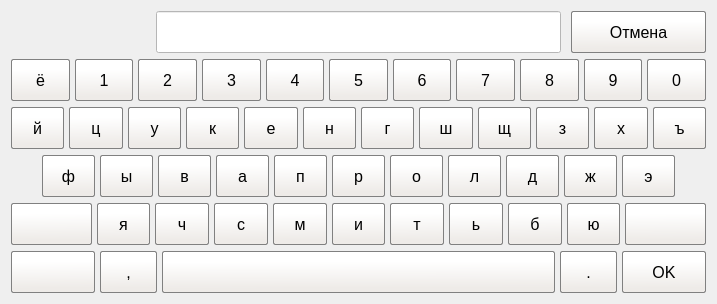
<?xml version="1.0" encoding="UTF-8"?>
<ui version="4.0">
 <class>Form</class>
 <widget class="QWidget" name="Form">
  <property name="geometry">
   <rect>
    <x>0</x>
    <y>0</y>
    <width>717</width>
    <height>304</height>
   </rect>
  </property>
  <property name="windowTitle">
   <string>Form</string>
  </property>
  <layout class="QVBoxLayout" name="verticalLayout">
   <item>
    <layout class="QHBoxLayout" name="horizontalLayout_6" stretch="20,60,20">
     <property name="spacing">
      <number>10</number>
     </property>
     <item>
      <widget class="QWidget" name="widget_5" native="true"/>
     </item>
     <item>
      <widget class="QLineEdit" name="edit_text">
       <property name="sizePolicy">
        <sizepolicy hsizetype="Expanding" vsizetype="Ignored">
         <horstretch>0</horstretch>
         <verstretch>0</verstretch>
        </sizepolicy>
       </property>
       <property name="font">
        <font>
         <pointsize>10</pointsize>
        </font>
       </property>
       <property name="styleSheet">
        <string notr="true">background-color: rgb(255, 255, 255);</string>
       </property>
       <property name="alignment">
        <set>Qt::AlignCenter</set>
       </property>
      </widget>
     </item>
     <item>
      <widget class="QPushButton" name="btn_cancel">
       <property name="sizePolicy">
        <sizepolicy hsizetype="Ignored" vsizetype="Ignored">
         <horstretch>0</horstretch>
         <verstretch>0</verstretch>
        </sizepolicy>
       </property>
       <property name="font">
        <font>
         <pointsize>12</pointsize>
        </font>
       </property>
       <property name="styleSheet">
        <string notr="true">QPushButton
{
	background-color: qlineargradient(spread:pad, x1:0.521, y1:0.8925, x2:0.504, y2:0.244227, stop:0.00847458 rgba(238, 235, 232, 255), stop:1 rgba(255, 255, 255, 255));
	border: 1px solid gray;
	border-radius: 2px;
}

QPushButton:pressed 
{	
	background-color: rgb(140, 223, 255);
 }</string>
       </property>
       <property name="text">
        <string>Отмена</string>
       </property>
      </widget>
     </item>
    </layout>
   </item>
   <item>
    <layout class="QHBoxLayout" name="horizontalLayout_3" stretch="10,10,10,10,10,10,10,10,10,10,10">
     <property name="spacing">
      <number>5</number>
     </property>
     <item>
      <widget class="QPushButton" name="btn_lt_7">
       <property name="sizePolicy">
        <sizepolicy hsizetype="Ignored" vsizetype="Ignored">
         <horstretch>0</horstretch>
         <verstretch>0</verstretch>
        </sizepolicy>
       </property>
       <property name="font">
        <font>
         <pointsize>12</pointsize>
        </font>
       </property>
       <property name="styleSheet">
        <string notr="true">QPushButton
{
	background-color: qlineargradient(spread:pad, x1:0.521, y1:0.8925, x2:0.504, y2:0.244227, stop:0.00847458 rgba(238, 235, 232, 255), stop:1 rgba(255, 255, 255, 255));
	border: 1px solid gray;
	border-radius: 2px;
}

QPushButton:pressed 
{	
	background-color: rgb(140, 223, 255);
 }</string>
       </property>
       <property name="text">
        <string>ё</string>
       </property>
      </widget>
     </item>
     <item>
      <widget class="QPushButton" name="btn_1">
       <property name="sizePolicy">
        <sizepolicy hsizetype="Ignored" vsizetype="Ignored">
         <horstretch>0</horstretch>
         <verstretch>0</verstretch>
        </sizepolicy>
       </property>
       <property name="font">
        <font>
         <pointsize>12</pointsize>
        </font>
       </property>
       <property name="styleSheet">
        <string notr="true">QPushButton
{
	background-color: qlineargradient(spread:pad, x1:0.521, y1:0.8925, x2:0.504, y2:0.244227, stop:0.00847458 rgba(238, 235, 232, 255), stop:1 rgba(255, 255, 255, 255));
	border: 1px solid gray;
	border-radius: 2px;
}

QPushButton:pressed 
{	
	background-color: rgb(140, 223, 255);
 }</string>
       </property>
       <property name="text">
        <string>1</string>
       </property>
      </widget>
     </item>
     <item>
      <widget class="QPushButton" name="btn_2">
       <property name="sizePolicy">
        <sizepolicy hsizetype="Ignored" vsizetype="Ignored">
         <horstretch>0</horstretch>
         <verstretch>0</verstretch>
        </sizepolicy>
       </property>
       <property name="font">
        <font>
         <pointsize>12</pointsize>
        </font>
       </property>
       <property name="styleSheet">
        <string notr="true">QPushButton
{
	background-color: qlineargradient(spread:pad, x1:0.521, y1:0.8925, x2:0.504, y2:0.244227, stop:0.00847458 rgba(238, 235, 232, 255), stop:1 rgba(255, 255, 255, 255));
	border: 1px solid gray;
	border-radius: 2px;
}

QPushButton:pressed 
{	
	background-color: rgb(140, 223, 255);
 }</string>
       </property>
       <property name="text">
        <string>2</string>
       </property>
      </widget>
     </item>
     <item>
      <widget class="QPushButton" name="btn_3">
       <property name="sizePolicy">
        <sizepolicy hsizetype="Ignored" vsizetype="Ignored">
         <horstretch>0</horstretch>
         <verstretch>0</verstretch>
        </sizepolicy>
       </property>
       <property name="font">
        <font>
         <pointsize>12</pointsize>
        </font>
       </property>
       <property name="styleSheet">
        <string notr="true">QPushButton
{
	background-color: qlineargradient(spread:pad, x1:0.521, y1:0.8925, x2:0.504, y2:0.244227, stop:0.00847458 rgba(238, 235, 232, 255), stop:1 rgba(255, 255, 255, 255));
	border: 1px solid gray;
	border-radius: 2px;
}

QPushButton:pressed 
{	
	background-color: rgb(140, 223, 255);
 }</string>
       </property>
       <property name="text">
        <string>3</string>
       </property>
      </widget>
     </item>
     <item>
      <widget class="QPushButton" name="btn_4">
       <property name="sizePolicy">
        <sizepolicy hsizetype="Ignored" vsizetype="Ignored">
         <horstretch>0</horstretch>
         <verstretch>0</verstretch>
        </sizepolicy>
       </property>
       <property name="font">
        <font>
         <pointsize>12</pointsize>
        </font>
       </property>
       <property name="styleSheet">
        <string notr="true">QPushButton
{
	background-color: qlineargradient(spread:pad, x1:0.521, y1:0.8925, x2:0.504, y2:0.244227, stop:0.00847458 rgba(238, 235, 232, 255), stop:1 rgba(255, 255, 255, 255));
	border: 1px solid gray;
	border-radius: 2px;
}

QPushButton:pressed 
{	
	background-color: rgb(140, 223, 255);
 }</string>
       </property>
       <property name="text">
        <string>4</string>
       </property>
      </widget>
     </item>
     <item>
      <widget class="QPushButton" name="btn_5">
       <property name="sizePolicy">
        <sizepolicy hsizetype="Ignored" vsizetype="Ignored">
         <horstretch>0</horstretch>
         <verstretch>0</verstretch>
        </sizepolicy>
       </property>
       <property name="font">
        <font>
         <pointsize>12</pointsize>
        </font>
       </property>
       <property name="styleSheet">
        <string notr="true">QPushButton
{
	background-color: qlineargradient(spread:pad, x1:0.521, y1:0.8925, x2:0.504, y2:0.244227, stop:0.00847458 rgba(238, 235, 232, 255), stop:1 rgba(255, 255, 255, 255));
	border: 1px solid gray;
	border-radius: 2px;
}

QPushButton:pressed 
{	
	background-color: rgb(140, 223, 255);
 }</string>
       </property>
       <property name="text">
        <string>5</string>
       </property>
      </widget>
     </item>
     <item>
      <widget class="QPushButton" name="btn_6">
       <property name="sizePolicy">
        <sizepolicy hsizetype="Ignored" vsizetype="Ignored">
         <horstretch>0</horstretch>
         <verstretch>0</verstretch>
        </sizepolicy>
       </property>
       <property name="font">
        <font>
         <pointsize>12</pointsize>
        </font>
       </property>
       <property name="styleSheet">
        <string notr="true">QPushButton
{
	background-color: qlineargradient(spread:pad, x1:0.521, y1:0.8925, x2:0.504, y2:0.244227, stop:0.00847458 rgba(238, 235, 232, 255), stop:1 rgba(255, 255, 255, 255));
	border: 1px solid gray;
	border-radius: 2px;
}

QPushButton:pressed 
{	
	background-color: rgb(140, 223, 255);
 }</string>
       </property>
       <property name="text">
        <string>6</string>
       </property>
      </widget>
     </item>
     <item>
      <widget class="QPushButton" name="btn_7">
       <property name="sizePolicy">
        <sizepolicy hsizetype="Ignored" vsizetype="Ignored">
         <horstretch>0</horstretch>
         <verstretch>0</verstretch>
        </sizepolicy>
       </property>
       <property name="font">
        <font>
         <pointsize>12</pointsize>
        </font>
       </property>
       <property name="styleSheet">
        <string notr="true">QPushButton
{
	background-color: qlineargradient(spread:pad, x1:0.521, y1:0.8925, x2:0.504, y2:0.244227, stop:0.00847458 rgba(238, 235, 232, 255), stop:1 rgba(255, 255, 255, 255));
	border: 1px solid gray;
	border-radius: 2px;
}

QPushButton:pressed 
{	
	background-color: rgb(140, 223, 255);
 }</string>
       </property>
       <property name="text">
        <string>7</string>
       </property>
      </widget>
     </item>
     <item>
      <widget class="QPushButton" name="btn_8">
       <property name="sizePolicy">
        <sizepolicy hsizetype="Ignored" vsizetype="Ignored">
         <horstretch>0</horstretch>
         <verstretch>0</verstretch>
        </sizepolicy>
       </property>
       <property name="font">
        <font>
         <pointsize>12</pointsize>
        </font>
       </property>
       <property name="styleSheet">
        <string notr="true">QPushButton
{
	background-color: qlineargradient(spread:pad, x1:0.521, y1:0.8925, x2:0.504, y2:0.244227, stop:0.00847458 rgba(238, 235, 232, 255), stop:1 rgba(255, 255, 255, 255));
	border: 1px solid gray;
	border-radius: 2px;
}

QPushButton:pressed 
{	
	background-color: rgb(140, 223, 255);
 }</string>
       </property>
       <property name="text">
        <string>8</string>
       </property>
      </widget>
     </item>
     <item>
      <widget class="QPushButton" name="btn_9">
       <property name="sizePolicy">
        <sizepolicy hsizetype="Ignored" vsizetype="Ignored">
         <horstretch>0</horstretch>
         <verstretch>0</verstretch>
        </sizepolicy>
       </property>
       <property name="font">
        <font>
         <pointsize>12</pointsize>
        </font>
       </property>
       <property name="styleSheet">
        <string notr="true">QPushButton
{
	background-color: qlineargradient(spread:pad, x1:0.521, y1:0.8925, x2:0.504, y2:0.244227, stop:0.00847458 rgba(238, 235, 232, 255), stop:1 rgba(255, 255, 255, 255));
	border: 1px solid gray;
	border-radius: 2px;
}

QPushButton:pressed 
{	
	background-color: rgb(140, 223, 255);
 }</string>
       </property>
       <property name="text">
        <string>9</string>
       </property>
      </widget>
     </item>
     <item>
      <widget class="QPushButton" name="btn_0">
       <property name="sizePolicy">
        <sizepolicy hsizetype="Ignored" vsizetype="Ignored">
         <horstretch>0</horstretch>
         <verstretch>0</verstretch>
        </sizepolicy>
       </property>
       <property name="font">
        <font>
         <pointsize>12</pointsize>
        </font>
       </property>
       <property name="styleSheet">
        <string notr="true">QPushButton
{
	background-color: qlineargradient(spread:pad, x1:0.521, y1:0.8925, x2:0.504, y2:0.244227, stop:0.00847458 rgba(238, 235, 232, 255), stop:1 rgba(255, 255, 255, 255));
	border: 1px solid gray;
	border-radius: 2px;
}

QPushButton:pressed 
{	
	background-color: rgb(140, 223, 255);
 }</string>
       </property>
       <property name="text">
        <string>0</string>
       </property>
      </widget>
     </item>
    </layout>
   </item>
   <item>
    <layout class="QHBoxLayout" name="horizontalLayout" stretch="10,10,10,10,10,10,10,10,10,10,10,10">
     <property name="spacing">
      <number>5</number>
     </property>
     <item>
      <widget class="QPushButton" name="btn_lt_11">
       <property name="sizePolicy">
        <sizepolicy hsizetype="Ignored" vsizetype="Ignored">
         <horstretch>0</horstretch>
         <verstretch>0</verstretch>
        </sizepolicy>
       </property>
       <property name="font">
        <font>
         <pointsize>12</pointsize>
        </font>
       </property>
       <property name="styleSheet">
        <string notr="true">QPushButton
{
	background-color: qlineargradient(spread:pad, x1:0.521, y1:0.8925, x2:0.504, y2:0.244227, stop:0.00847458 rgba(238, 235, 232, 255), stop:1 rgba(255, 255, 255, 255));
	border: 1px solid gray;
	border-radius: 2px;
}

QPushButton:pressed 
{	
	background-color: rgb(140, 223, 255);
 }</string>
       </property>
       <property name="text">
        <string>й</string>
       </property>
      </widget>
     </item>
     <item>
      <widget class="QPushButton" name="btn_lt_24">
       <property name="sizePolicy">
        <sizepolicy hsizetype="Ignored" vsizetype="Ignored">
         <horstretch>0</horstretch>
         <verstretch>0</verstretch>
        </sizepolicy>
       </property>
       <property name="font">
        <font>
         <pointsize>12</pointsize>
        </font>
       </property>
       <property name="styleSheet">
        <string notr="true">QPushButton
{
	background-color: qlineargradient(spread:pad, x1:0.521, y1:0.8925, x2:0.504, y2:0.244227, stop:0.00847458 rgba(238, 235, 232, 255), stop:1 rgba(255, 255, 255, 255));
	border: 1px solid gray;
	border-radius: 2px;
}

QPushButton:pressed 
{	
	background-color: rgb(140, 223, 255);
 }</string>
       </property>
       <property name="text">
        <string>ц</string>
       </property>
      </widget>
     </item>
     <item>
      <widget class="QPushButton" name="btn_lt_21">
       <property name="sizePolicy">
        <sizepolicy hsizetype="Ignored" vsizetype="Ignored">
         <horstretch>0</horstretch>
         <verstretch>0</verstretch>
        </sizepolicy>
       </property>
       <property name="font">
        <font>
         <pointsize>12</pointsize>
        </font>
       </property>
       <property name="styleSheet">
        <string notr="true">QPushButton
{
	background-color: qlineargradient(spread:pad, x1:0.521, y1:0.8925, x2:0.504, y2:0.244227, stop:0.00847458 rgba(238, 235, 232, 255), stop:1 rgba(255, 255, 255, 255));
	border: 1px solid gray;
	border-radius: 2px;
}

QPushButton:pressed 
{	
	background-color: rgb(140, 223, 255);
 }</string>
       </property>
       <property name="text">
        <string>у</string>
       </property>
      </widget>
     </item>
     <item>
      <widget class="QPushButton" name="btn_lt_12">
       <property name="sizePolicy">
        <sizepolicy hsizetype="Ignored" vsizetype="Ignored">
         <horstretch>0</horstretch>
         <verstretch>0</verstretch>
        </sizepolicy>
       </property>
       <property name="font">
        <font>
         <pointsize>12</pointsize>
        </font>
       </property>
       <property name="styleSheet">
        <string notr="true">QPushButton
{
	background-color: qlineargradient(spread:pad, x1:0.521, y1:0.8925, x2:0.504, y2:0.244227, stop:0.00847458 rgba(238, 235, 232, 255), stop:1 rgba(255, 255, 255, 255));
	border: 1px solid gray;
	border-radius: 2px;
}

QPushButton:pressed 
{	
	background-color: rgb(140, 223, 255);
 }</string>
       </property>
       <property name="text">
        <string>к</string>
       </property>
      </widget>
     </item>
     <item>
      <widget class="QPushButton" name="btn_lt_6">
       <property name="sizePolicy">
        <sizepolicy hsizetype="Ignored" vsizetype="Ignored">
         <horstretch>0</horstretch>
         <verstretch>0</verstretch>
        </sizepolicy>
       </property>
       <property name="font">
        <font>
         <pointsize>12</pointsize>
        </font>
       </property>
       <property name="styleSheet">
        <string notr="true">QPushButton
{
	background-color: qlineargradient(spread:pad, x1:0.521, y1:0.8925, x2:0.504, y2:0.244227, stop:0.00847458 rgba(238, 235, 232, 255), stop:1 rgba(255, 255, 255, 255));
	border: 1px solid gray;
	border-radius: 2px;
}

QPushButton:pressed 
{	
	background-color: rgb(140, 223, 255);
 }</string>
       </property>
       <property name="text">
        <string>е</string>
       </property>
      </widget>
     </item>
     <item>
      <widget class="QPushButton" name="btn_lt_15">
       <property name="sizePolicy">
        <sizepolicy hsizetype="Ignored" vsizetype="Ignored">
         <horstretch>0</horstretch>
         <verstretch>0</verstretch>
        </sizepolicy>
       </property>
       <property name="font">
        <font>
         <pointsize>12</pointsize>
        </font>
       </property>
       <property name="styleSheet">
        <string notr="true">QPushButton
{
	background-color: qlineargradient(spread:pad, x1:0.521, y1:0.8925, x2:0.504, y2:0.244227, stop:0.00847458 rgba(238, 235, 232, 255), stop:1 rgba(255, 255, 255, 255));
	border: 1px solid gray;
	border-radius: 2px;
}

QPushButton:pressed 
{	
	background-color: rgb(140, 223, 255);
 }</string>
       </property>
       <property name="text">
        <string>н</string>
       </property>
      </widget>
     </item>
     <item>
      <widget class="QPushButton" name="btn_lt_4">
       <property name="sizePolicy">
        <sizepolicy hsizetype="Ignored" vsizetype="Ignored">
         <horstretch>0</horstretch>
         <verstretch>0</verstretch>
        </sizepolicy>
       </property>
       <property name="font">
        <font>
         <pointsize>12</pointsize>
        </font>
       </property>
       <property name="styleSheet">
        <string notr="true">QPushButton
{
	background-color: qlineargradient(spread:pad, x1:0.521, y1:0.8925, x2:0.504, y2:0.244227, stop:0.00847458 rgba(238, 235, 232, 255), stop:1 rgba(255, 255, 255, 255));
	border: 1px solid gray;
	border-radius: 2px;
}

QPushButton:pressed 
{	
	background-color: rgb(140, 223, 255);
 }</string>
       </property>
       <property name="text">
        <string>г</string>
       </property>
      </widget>
     </item>
     <item>
      <widget class="QPushButton" name="btn_lt_26">
       <property name="sizePolicy">
        <sizepolicy hsizetype="Ignored" vsizetype="Ignored">
         <horstretch>0</horstretch>
         <verstretch>0</verstretch>
        </sizepolicy>
       </property>
       <property name="font">
        <font>
         <pointsize>12</pointsize>
        </font>
       </property>
       <property name="styleSheet">
        <string notr="true">QPushButton
{
	background-color: qlineargradient(spread:pad, x1:0.521, y1:0.8925, x2:0.504, y2:0.244227, stop:0.00847458 rgba(238, 235, 232, 255), stop:1 rgba(255, 255, 255, 255));
	border: 1px solid gray;
	border-radius: 2px;
}

QPushButton:pressed 
{	
	background-color: rgb(140, 223, 255);
 }</string>
       </property>
       <property name="text">
        <string>ш</string>
       </property>
      </widget>
     </item>
     <item>
      <widget class="QPushButton" name="btn_lt_27">
       <property name="sizePolicy">
        <sizepolicy hsizetype="Ignored" vsizetype="Ignored">
         <horstretch>0</horstretch>
         <verstretch>0</verstretch>
        </sizepolicy>
       </property>
       <property name="font">
        <font>
         <pointsize>12</pointsize>
        </font>
       </property>
       <property name="styleSheet">
        <string notr="true">QPushButton
{
	background-color: qlineargradient(spread:pad, x1:0.521, y1:0.8925, x2:0.504, y2:0.244227, stop:0.00847458 rgba(238, 235, 232, 255), stop:1 rgba(255, 255, 255, 255));
	border: 1px solid gray;
	border-radius: 2px;
}

QPushButton:pressed 
{	
	background-color: rgb(140, 223, 255);
 }</string>
       </property>
       <property name="text">
        <string>щ</string>
       </property>
      </widget>
     </item>
     <item>
      <widget class="QPushButton" name="btn_lt_9">
       <property name="sizePolicy">
        <sizepolicy hsizetype="Ignored" vsizetype="Ignored">
         <horstretch>0</horstretch>
         <verstretch>0</verstretch>
        </sizepolicy>
       </property>
       <property name="font">
        <font>
         <pointsize>12</pointsize>
        </font>
       </property>
       <property name="styleSheet">
        <string notr="true">QPushButton
{
	background-color: qlineargradient(spread:pad, x1:0.521, y1:0.8925, x2:0.504, y2:0.244227, stop:0.00847458 rgba(238, 235, 232, 255), stop:1 rgba(255, 255, 255, 255));
	border: 1px solid gray;
	border-radius: 2px;
}

QPushButton:pressed 
{	
	background-color: rgb(140, 223, 255);
 }</string>
       </property>
       <property name="text">
        <string>з</string>
       </property>
      </widget>
     </item>
     <item>
      <widget class="QPushButton" name="btn_lt_23">
       <property name="sizePolicy">
        <sizepolicy hsizetype="Ignored" vsizetype="Ignored">
         <horstretch>0</horstretch>
         <verstretch>0</verstretch>
        </sizepolicy>
       </property>
       <property name="font">
        <font>
         <pointsize>12</pointsize>
        </font>
       </property>
       <property name="styleSheet">
        <string notr="true">QPushButton
{
	background-color: qlineargradient(spread:pad, x1:0.521, y1:0.8925, x2:0.504, y2:0.244227, stop:0.00847458 rgba(238, 235, 232, 255), stop:1 rgba(255, 255, 255, 255));
	border: 1px solid gray;
	border-radius: 2px;
}

QPushButton:pressed 
{	
	background-color: rgb(140, 223, 255);
 }</string>
       </property>
       <property name="text">
        <string>х</string>
       </property>
      </widget>
     </item>
     <item>
      <widget class="QPushButton" name="btn_lt_28">
       <property name="sizePolicy">
        <sizepolicy hsizetype="Ignored" vsizetype="Ignored">
         <horstretch>0</horstretch>
         <verstretch>0</verstretch>
        </sizepolicy>
       </property>
       <property name="font">
        <font>
         <pointsize>12</pointsize>
        </font>
       </property>
       <property name="styleSheet">
        <string notr="true">QPushButton
{
	background-color: qlineargradient(spread:pad, x1:0.521, y1:0.8925, x2:0.504, y2:0.244227, stop:0.00847458 rgba(238, 235, 232, 255), stop:1 rgba(255, 255, 255, 255));
	border: 1px solid gray;
	border-radius: 2px;
}

QPushButton:pressed 
{	
	background-color: rgb(140, 223, 255);
 }</string>
       </property>
       <property name="text">
        <string>ъ</string>
       </property>
      </widget>
     </item>
    </layout>
   </item>
   <item>
    <layout class="QHBoxLayout" name="horizontalLayout_2" stretch="5,10,10,10,10,10,10,10,10,10,10,10,5">
     <property name="spacing">
      <number>5</number>
     </property>
     <item>
      <widget class="QWidget" name="widget" native="true"/>
     </item>
     <item>
      <widget class="QPushButton" name="btn_ll_22">
       <property name="sizePolicy">
        <sizepolicy hsizetype="Ignored" vsizetype="Ignored">
         <horstretch>0</horstretch>
         <verstretch>0</verstretch>
        </sizepolicy>
       </property>
       <property name="font">
        <font>
         <pointsize>12</pointsize>
        </font>
       </property>
       <property name="styleSheet">
        <string notr="true">QPushButton
{
	background-color: qlineargradient(spread:pad, x1:0.521, y1:0.8925, x2:0.504, y2:0.244227, stop:0.00847458 rgba(238, 235, 232, 255), stop:1 rgba(255, 255, 255, 255));
	border: 1px solid gray;
	border-radius: 2px;
}

QPushButton:pressed 
{	
	background-color: rgb(140, 223, 255);
 }</string>
       </property>
       <property name="text">
        <string>ф</string>
       </property>
      </widget>
     </item>
     <item>
      <widget class="QPushButton" name="btn_lt_29">
       <property name="sizePolicy">
        <sizepolicy hsizetype="Ignored" vsizetype="Ignored">
         <horstretch>0</horstretch>
         <verstretch>0</verstretch>
        </sizepolicy>
       </property>
       <property name="font">
        <font>
         <pointsize>12</pointsize>
        </font>
       </property>
       <property name="styleSheet">
        <string notr="true">QPushButton
{
	background-color: qlineargradient(spread:pad, x1:0.521, y1:0.8925, x2:0.504, y2:0.244227, stop:0.00847458 rgba(238, 235, 232, 255), stop:1 rgba(255, 255, 255, 255));
	border: 1px solid gray;
	border-radius: 2px;
}

QPushButton:pressed 
{	
	background-color: rgb(140, 223, 255);
 }</string>
       </property>
       <property name="text">
        <string>ы</string>
       </property>
      </widget>
     </item>
     <item>
      <widget class="QPushButton" name="btn_lt_3">
       <property name="sizePolicy">
        <sizepolicy hsizetype="Ignored" vsizetype="Ignored">
         <horstretch>0</horstretch>
         <verstretch>0</verstretch>
        </sizepolicy>
       </property>
       <property name="font">
        <font>
         <pointsize>12</pointsize>
        </font>
       </property>
       <property name="styleSheet">
        <string notr="true">QPushButton
{
	background-color: qlineargradient(spread:pad, x1:0.521, y1:0.8925, x2:0.504, y2:0.244227, stop:0.00847458 rgba(238, 235, 232, 255), stop:1 rgba(255, 255, 255, 255));
	border: 1px solid gray;
	border-radius: 2px;
}

QPushButton:pressed 
{	
	background-color: rgb(140, 223, 255);
 }</string>
       </property>
       <property name="text">
        <string>в</string>
       </property>
      </widget>
     </item>
     <item>
      <widget class="QPushButton" name="btn_lt_1">
       <property name="sizePolicy">
        <sizepolicy hsizetype="Ignored" vsizetype="Ignored">
         <horstretch>0</horstretch>
         <verstretch>0</verstretch>
        </sizepolicy>
       </property>
       <property name="font">
        <font>
         <pointsize>12</pointsize>
        </font>
       </property>
       <property name="styleSheet">
        <string notr="true">QPushButton
{
	background-color: qlineargradient(spread:pad, x1:0.521, y1:0.8925, x2:0.504, y2:0.244227, stop:0.00847458 rgba(238, 235, 232, 255), stop:1 rgba(255, 255, 255, 255));
	border: 1px solid gray;
	border-radius: 2px;
}

QPushButton:pressed 
{	
	background-color: rgb(140, 223, 255);
 }</string>
       </property>
       <property name="text">
        <string>а</string>
       </property>
      </widget>
     </item>
     <item>
      <widget class="QPushButton" name="btn_lt_17">
       <property name="sizePolicy">
        <sizepolicy hsizetype="Ignored" vsizetype="Ignored">
         <horstretch>0</horstretch>
         <verstretch>0</verstretch>
        </sizepolicy>
       </property>
       <property name="font">
        <font>
         <pointsize>12</pointsize>
        </font>
       </property>
       <property name="styleSheet">
        <string notr="true">QPushButton
{
	background-color: qlineargradient(spread:pad, x1:0.521, y1:0.8925, x2:0.504, y2:0.244227, stop:0.00847458 rgba(238, 235, 232, 255), stop:1 rgba(255, 255, 255, 255));
	border: 1px solid gray;
	border-radius: 2px;
}

QPushButton:pressed 
{	
	background-color: rgb(140, 223, 255);
 }</string>
       </property>
       <property name="text">
        <string>п</string>
       </property>
      </widget>
     </item>
     <item>
      <widget class="QPushButton" name="btn_lt_18">
       <property name="sizePolicy">
        <sizepolicy hsizetype="Ignored" vsizetype="Ignored">
         <horstretch>0</horstretch>
         <verstretch>0</verstretch>
        </sizepolicy>
       </property>
       <property name="font">
        <font>
         <pointsize>12</pointsize>
        </font>
       </property>
       <property name="styleSheet">
        <string notr="true">QPushButton
{
	background-color: qlineargradient(spread:pad, x1:0.521, y1:0.8925, x2:0.504, y2:0.244227, stop:0.00847458 rgba(238, 235, 232, 255), stop:1 rgba(255, 255, 255, 255));
	border: 1px solid gray;
	border-radius: 2px;
}

QPushButton:pressed 
{	
	background-color: rgb(140, 223, 255);
 }</string>
       </property>
       <property name="text">
        <string>р</string>
       </property>
      </widget>
     </item>
     <item>
      <widget class="QPushButton" name="btn_lt_16">
       <property name="sizePolicy">
        <sizepolicy hsizetype="Ignored" vsizetype="Ignored">
         <horstretch>0</horstretch>
         <verstretch>0</verstretch>
        </sizepolicy>
       </property>
       <property name="font">
        <font>
         <pointsize>12</pointsize>
        </font>
       </property>
       <property name="styleSheet">
        <string notr="true">QPushButton
{
	background-color: qlineargradient(spread:pad, x1:0.521, y1:0.8925, x2:0.504, y2:0.244227, stop:0.00847458 rgba(238, 235, 232, 255), stop:1 rgba(255, 255, 255, 255));
	border: 1px solid gray;
	border-radius: 2px;
}

QPushButton:pressed 
{	
	background-color: rgb(140, 223, 255);
 }</string>
       </property>
       <property name="text">
        <string>о</string>
       </property>
      </widget>
     </item>
     <item>
      <widget class="QPushButton" name="btn_lt_13">
       <property name="sizePolicy">
        <sizepolicy hsizetype="Ignored" vsizetype="Ignored">
         <horstretch>0</horstretch>
         <verstretch>0</verstretch>
        </sizepolicy>
       </property>
       <property name="font">
        <font>
         <pointsize>12</pointsize>
        </font>
       </property>
       <property name="styleSheet">
        <string notr="true">QPushButton
{
	background-color: qlineargradient(spread:pad, x1:0.521, y1:0.8925, x2:0.504, y2:0.244227, stop:0.00847458 rgba(238, 235, 232, 255), stop:1 rgba(255, 255, 255, 255));
	border: 1px solid gray;
	border-radius: 2px;
}

QPushButton:pressed 
{	
	background-color: rgb(140, 223, 255);
 }</string>
       </property>
       <property name="text">
        <string>л</string>
       </property>
      </widget>
     </item>
     <item>
      <widget class="QPushButton" name="btn_lt_5">
       <property name="sizePolicy">
        <sizepolicy hsizetype="Ignored" vsizetype="Ignored">
         <horstretch>0</horstretch>
         <verstretch>0</verstretch>
        </sizepolicy>
       </property>
       <property name="font">
        <font>
         <pointsize>12</pointsize>
        </font>
       </property>
       <property name="styleSheet">
        <string notr="true">QPushButton
{
	background-color: qlineargradient(spread:pad, x1:0.521, y1:0.8925, x2:0.504, y2:0.244227, stop:0.00847458 rgba(238, 235, 232, 255), stop:1 rgba(255, 255, 255, 255));
	border: 1px solid gray;
	border-radius: 2px;
}

QPushButton:pressed 
{	
	background-color: rgb(140, 223, 255);
 }</string>
       </property>
       <property name="text">
        <string>д</string>
       </property>
      </widget>
     </item>
     <item>
      <widget class="QPushButton" name="btn_lt_8">
       <property name="sizePolicy">
        <sizepolicy hsizetype="Ignored" vsizetype="Ignored">
         <horstretch>0</horstretch>
         <verstretch>0</verstretch>
        </sizepolicy>
       </property>
       <property name="font">
        <font>
         <pointsize>12</pointsize>
        </font>
       </property>
       <property name="styleSheet">
        <string notr="true">QPushButton
{
	background-color: qlineargradient(spread:pad, x1:0.521, y1:0.8925, x2:0.504, y2:0.244227, stop:0.00847458 rgba(238, 235, 232, 255), stop:1 rgba(255, 255, 255, 255));
	border: 1px solid gray;
	border-radius: 2px;
}

QPushButton:pressed 
{	
	background-color: rgb(140, 223, 255);
 }</string>
       </property>
       <property name="text">
        <string>ж</string>
       </property>
      </widget>
     </item>
     <item>
      <widget class="QPushButton" name="btn_lt_31">
       <property name="sizePolicy">
        <sizepolicy hsizetype="Ignored" vsizetype="Ignored">
         <horstretch>0</horstretch>
         <verstretch>0</verstretch>
        </sizepolicy>
       </property>
       <property name="font">
        <font>
         <pointsize>12</pointsize>
        </font>
       </property>
       <property name="styleSheet">
        <string notr="true">QPushButton
{
	background-color: qlineargradient(spread:pad, x1:0.521, y1:0.8925, x2:0.504, y2:0.244227, stop:0.00847458 rgba(238, 235, 232, 255), stop:1 rgba(255, 255, 255, 255));
	border: 1px solid gray;
	border-radius: 2px;
}

QPushButton:pressed 
{	
	background-color: rgb(140, 223, 255);
 }</string>
       </property>
       <property name="text">
        <string>э</string>
       </property>
      </widget>
     </item>
     <item>
      <widget class="QWidget" name="widget_2" native="true"/>
     </item>
    </layout>
   </item>
   <item>
    <layout class="QHBoxLayout" name="horizontalLayout_5" stretch="15,10,10,10,10,10,10,10,10,10,15">
     <property name="spacing">
      <number>5</number>
     </property>
     <item>
      <widget class="QPushButton" name="btn_upper">
       <property name="sizePolicy">
        <sizepolicy hsizetype="Ignored" vsizetype="Ignored">
         <horstretch>0</horstretch>
         <verstretch>0</verstretch>
        </sizepolicy>
       </property>
       <property name="font">
        <font>
         <pointsize>12</pointsize>
        </font>
       </property>
       <property name="styleSheet">
        <string notr="true">QPushButton {
    background-color: qlineargradient(spread:pad, x1:0.521, y1:0.8925, x2:0.504, y2:0.244227, stop:0.00847458 rgba(238, 235, 232, 255), stop:1 rgba(255, 255, 255, 255));
    border: 1px solid gray;
    border-radius: 2px;
}

QPushButton:pressed {
    background-color: rgb(140, 223, 255);
 }

QPushButton:checked {
    background-color: rgb(0, 162, 255);
    border: 1px solid gray;
    border-radius: 2px;
}</string>
       </property>
       <property name="text">
        <string/>
       </property>
       <property name="icon">
        <iconset>
         <normaloff>up-arrow.png</normaloff>up-arrow.png</iconset>
       </property>
       <property name="checkable">
        <bool>true</bool>
       </property>
      </widget>
     </item>
     <item>
      <widget class="QPushButton" name="btn_lt_33">
       <property name="sizePolicy">
        <sizepolicy hsizetype="Ignored" vsizetype="Ignored">
         <horstretch>0</horstretch>
         <verstretch>0</verstretch>
        </sizepolicy>
       </property>
       <property name="font">
        <font>
         <pointsize>12</pointsize>
        </font>
       </property>
       <property name="styleSheet">
        <string notr="true">QPushButton
{
	background-color: qlineargradient(spread:pad, x1:0.521, y1:0.8925, x2:0.504, y2:0.244227, stop:0.00847458 rgba(238, 235, 232, 255), stop:1 rgba(255, 255, 255, 255));
	border: 1px solid gray;
	border-radius: 2px;
}

QPushButton:pressed 
{	
	background-color: rgb(140, 223, 255);
 }</string>
       </property>
       <property name="text">
        <string>я</string>
       </property>
      </widget>
     </item>
     <item>
      <widget class="QPushButton" name="btn_lt_25">
       <property name="sizePolicy">
        <sizepolicy hsizetype="Ignored" vsizetype="Ignored">
         <horstretch>0</horstretch>
         <verstretch>0</verstretch>
        </sizepolicy>
       </property>
       <property name="font">
        <font>
         <pointsize>12</pointsize>
        </font>
       </property>
       <property name="styleSheet">
        <string notr="true">QPushButton
{
	background-color: qlineargradient(spread:pad, x1:0.521, y1:0.8925, x2:0.504, y2:0.244227, stop:0.00847458 rgba(238, 235, 232, 255), stop:1 rgba(255, 255, 255, 255));
	border: 1px solid gray;
	border-radius: 2px;
}

QPushButton:pressed 
{	
	background-color: rgb(140, 223, 255);
 }</string>
       </property>
       <property name="text">
        <string>ч</string>
       </property>
      </widget>
     </item>
     <item>
      <widget class="QPushButton" name="btn_lt_19">
       <property name="sizePolicy">
        <sizepolicy hsizetype="Ignored" vsizetype="Ignored">
         <horstretch>0</horstretch>
         <verstretch>0</verstretch>
        </sizepolicy>
       </property>
       <property name="font">
        <font>
         <pointsize>12</pointsize>
        </font>
       </property>
       <property name="styleSheet">
        <string notr="true">QPushButton
{
	background-color: qlineargradient(spread:pad, x1:0.521, y1:0.8925, x2:0.504, y2:0.244227, stop:0.00847458 rgba(238, 235, 232, 255), stop:1 rgba(255, 255, 255, 255));
	border: 1px solid gray;
	border-radius: 2px;
}

QPushButton:pressed 
{	
	background-color: rgb(140, 223, 255);
 }</string>
       </property>
       <property name="text">
        <string>с</string>
       </property>
      </widget>
     </item>
     <item>
      <widget class="QPushButton" name="btn_lt_14">
       <property name="sizePolicy">
        <sizepolicy hsizetype="Ignored" vsizetype="Ignored">
         <horstretch>0</horstretch>
         <verstretch>0</verstretch>
        </sizepolicy>
       </property>
       <property name="font">
        <font>
         <pointsize>12</pointsize>
        </font>
       </property>
       <property name="styleSheet">
        <string notr="true">QPushButton
{
	background-color: qlineargradient(spread:pad, x1:0.521, y1:0.8925, x2:0.504, y2:0.244227, stop:0.00847458 rgba(238, 235, 232, 255), stop:1 rgba(255, 255, 255, 255));
	border: 1px solid gray;
	border-radius: 2px;
}

QPushButton:pressed 
{	
	background-color: rgb(140, 223, 255);
 }</string>
       </property>
       <property name="text">
        <string>м</string>
       </property>
      </widget>
     </item>
     <item>
      <widget class="QPushButton" name="btn_lt_10">
       <property name="sizePolicy">
        <sizepolicy hsizetype="Ignored" vsizetype="Ignored">
         <horstretch>0</horstretch>
         <verstretch>0</verstretch>
        </sizepolicy>
       </property>
       <property name="font">
        <font>
         <pointsize>12</pointsize>
        </font>
       </property>
       <property name="styleSheet">
        <string notr="true">QPushButton
{
	background-color: qlineargradient(spread:pad, x1:0.521, y1:0.8925, x2:0.504, y2:0.244227, stop:0.00847458 rgba(238, 235, 232, 255), stop:1 rgba(255, 255, 255, 255));
	border: 1px solid gray;
	border-radius: 2px;
}

QPushButton:pressed 
{	
	background-color: rgb(140, 223, 255);
 }</string>
       </property>
       <property name="text">
        <string>и</string>
       </property>
      </widget>
     </item>
     <item>
      <widget class="QPushButton" name="btn_lt_20">
       <property name="sizePolicy">
        <sizepolicy hsizetype="Ignored" vsizetype="Ignored">
         <horstretch>0</horstretch>
         <verstretch>0</verstretch>
        </sizepolicy>
       </property>
       <property name="font">
        <font>
         <pointsize>12</pointsize>
        </font>
       </property>
       <property name="styleSheet">
        <string notr="true">QPushButton
{
	background-color: qlineargradient(spread:pad, x1:0.521, y1:0.8925, x2:0.504, y2:0.244227, stop:0.00847458 rgba(238, 235, 232, 255), stop:1 rgba(255, 255, 255, 255));
	border: 1px solid gray;
	border-radius: 2px;
}

QPushButton:pressed 
{	
	background-color: rgb(140, 223, 255);
 }</string>
       </property>
       <property name="text">
        <string>т</string>
       </property>
      </widget>
     </item>
     <item>
      <widget class="QPushButton" name="btn_lt_30">
       <property name="sizePolicy">
        <sizepolicy hsizetype="Ignored" vsizetype="Ignored">
         <horstretch>0</horstretch>
         <verstretch>0</verstretch>
        </sizepolicy>
       </property>
       <property name="font">
        <font>
         <pointsize>12</pointsize>
        </font>
       </property>
       <property name="styleSheet">
        <string notr="true">QPushButton
{
	background-color: qlineargradient(spread:pad, x1:0.521, y1:0.8925, x2:0.504, y2:0.244227, stop:0.00847458 rgba(238, 235, 232, 255), stop:1 rgba(255, 255, 255, 255));
	border: 1px solid gray;
	border-radius: 2px;
}

QPushButton:pressed 
{	
	background-color: rgb(140, 223, 255);
 }</string>
       </property>
       <property name="text">
        <string>ь</string>
       </property>
      </widget>
     </item>
     <item>
      <widget class="QPushButton" name="btn_lt_2">
       <property name="sizePolicy">
        <sizepolicy hsizetype="Ignored" vsizetype="Ignored">
         <horstretch>0</horstretch>
         <verstretch>0</verstretch>
        </sizepolicy>
       </property>
       <property name="font">
        <font>
         <pointsize>12</pointsize>
        </font>
       </property>
       <property name="styleSheet">
        <string notr="true">QPushButton
{
	background-color: qlineargradient(spread:pad, x1:0.521, y1:0.8925, x2:0.504, y2:0.244227, stop:0.00847458 rgba(238, 235, 232, 255), stop:1 rgba(255, 255, 255, 255));
	border: 1px solid gray;
	border-radius: 2px;
}

QPushButton:pressed 
{	
	background-color: rgb(140, 223, 255);
 }</string>
       </property>
       <property name="text">
        <string>б</string>
       </property>
      </widget>
     </item>
     <item>
      <widget class="QPushButton" name="btn_lt_32">
       <property name="sizePolicy">
        <sizepolicy hsizetype="Ignored" vsizetype="Ignored">
         <horstretch>0</horstretch>
         <verstretch>0</verstretch>
        </sizepolicy>
       </property>
       <property name="font">
        <font>
         <pointsize>12</pointsize>
        </font>
       </property>
       <property name="styleSheet">
        <string notr="true">QPushButton
{
	background-color: qlineargradient(spread:pad, x1:0.521, y1:0.8925, x2:0.504, y2:0.244227, stop:0.00847458 rgba(238, 235, 232, 255), stop:1 rgba(255, 255, 255, 255));
	border: 1px solid gray;
	border-radius: 2px;
}

QPushButton:pressed 
{	
	background-color: rgb(140, 223, 255);
 }</string>
       </property>
       <property name="text">
        <string>ю</string>
       </property>
      </widget>
     </item>
     <item>
      <widget class="QPushButton" name="btn_backspace">
       <property name="sizePolicy">
        <sizepolicy hsizetype="Ignored" vsizetype="Ignored">
         <horstretch>0</horstretch>
         <verstretch>0</verstretch>
        </sizepolicy>
       </property>
       <property name="font">
        <font>
         <pointsize>12</pointsize>
        </font>
       </property>
       <property name="styleSheet">
        <string notr="true">QPushButton
{
	background-color: qlineargradient(spread:pad, x1:0.521, y1:0.8925, x2:0.504, y2:0.244227, stop:0.00847458 rgba(238, 235, 232, 255), stop:1 rgba(255, 255, 255, 255));
	border: 1px solid gray;
	border-radius: 2px;
}

QPushButton:pressed 
{	
	background-color: rgb(140, 223, 255);
 }</string>
       </property>
       <property name="text">
        <string/>
       </property>
       <property name="icon">
        <iconset>
         <normaloff>backspace.png</normaloff>backspace.png</iconset>
       </property>
      </widget>
     </item>
    </layout>
   </item>
   <item>
    <layout class="QHBoxLayout" name="horizontalLayout_4" stretch="15,10,70,10,15">
     <property name="spacing">
      <number>5</number>
     </property>
     <item>
      <widget class="QPushButton" name="btn_language">
       <property name="sizePolicy">
        <sizepolicy hsizetype="Preferred" vsizetype="Preferred">
         <horstretch>0</horstretch>
         <verstretch>0</verstretch>
        </sizepolicy>
       </property>
       <property name="font">
        <font>
         <pointsize>12</pointsize>
        </font>
       </property>
       <property name="styleSheet">
        <string notr="true">QPushButton
{
	background-color: qlineargradient(spread:pad, x1:0.521, y1:0.8925, x2:0.504, y2:0.244227, stop:0.00847458 rgba(238, 235, 232, 255), stop:1 rgba(255, 255, 255, 255));
	border: 1px solid gray;
	border-radius: 2px;
}

QPushButton:pressed 
{	
	background-color: rgb(140, 223, 255);
 }</string>
       </property>
       <property name="text">
        <string/>
       </property>
       <property name="icon">
        <iconset>
         <normaloff>world.png</normaloff>world.png</iconset>
       </property>
      </widget>
     </item>
     <item>
      <widget class="QPushButton" name="btn_comma">
       <property name="sizePolicy">
        <sizepolicy hsizetype="Ignored" vsizetype="Ignored">
         <horstretch>0</horstretch>
         <verstretch>0</verstretch>
        </sizepolicy>
       </property>
       <property name="font">
        <font>
         <pointsize>12</pointsize>
        </font>
       </property>
       <property name="styleSheet">
        <string notr="true">QPushButton
{
	background-color: qlineargradient(spread:pad, x1:0.521, y1:0.8925, x2:0.504, y2:0.244227, stop:0.00847458 rgba(238, 235, 232, 255), stop:1 rgba(255, 255, 255, 255));
	border: 1px solid gray;
	border-radius: 2px;
}

QPushButton:pressed 
{	
	background-color: rgb(140, 223, 255);
 }</string>
       </property>
       <property name="text">
        <string>,</string>
       </property>
      </widget>
     </item>
     <item>
      <widget class="QPushButton" name="btn_space">
       <property name="sizePolicy">
        <sizepolicy hsizetype="Ignored" vsizetype="Ignored">
         <horstretch>0</horstretch>
         <verstretch>0</verstretch>
        </sizepolicy>
       </property>
       <property name="font">
        <font>
         <pointsize>12</pointsize>
        </font>
       </property>
       <property name="styleSheet">
        <string notr="true">QPushButton
{
	background-color: qlineargradient(spread:pad, x1:0.521, y1:0.8925, x2:0.504, y2:0.244227, stop:0.00847458 rgba(238, 235, 232, 255), stop:1 rgba(255, 255, 255, 255));
	border: 1px solid gray;
	border-radius: 2px;
}

QPushButton:pressed 
{	
	background-color: rgb(140, 223, 255);
 }</string>
       </property>
       <property name="text">
        <string/>
       </property>
      </widget>
     </item>
     <item>
      <widget class="QPushButton" name="btn_period">
       <property name="sizePolicy">
        <sizepolicy hsizetype="Ignored" vsizetype="Ignored">
         <horstretch>0</horstretch>
         <verstretch>0</verstretch>
        </sizepolicy>
       </property>
       <property name="font">
        <font>
         <pointsize>12</pointsize>
        </font>
       </property>
       <property name="styleSheet">
        <string notr="true">QPushButton
{
	background-color: qlineargradient(spread:pad, x1:0.521, y1:0.8925, x2:0.504, y2:0.244227, stop:0.00847458 rgba(238, 235, 232, 255), stop:1 rgba(255, 255, 255, 255));
	border: 1px solid gray;
	border-radius: 2px;
}

QPushButton:pressed 
{	
	background-color: rgb(140, 223, 255);
 }</string>
       </property>
       <property name="text">
        <string>.</string>
       </property>
      </widget>
     </item>
     <item>
      <widget class="QPushButton" name="btn_ok">
       <property name="sizePolicy">
        <sizepolicy hsizetype="Ignored" vsizetype="Ignored">
         <horstretch>0</horstretch>
         <verstretch>0</verstretch>
        </sizepolicy>
       </property>
       <property name="font">
        <font>
         <pointsize>12</pointsize>
        </font>
       </property>
       <property name="styleSheet">
        <string notr="true">QPushButton
{
	background-color: qlineargradient(spread:pad, x1:0.521, y1:0.8925, x2:0.504, y2:0.244227, stop:0.00847458 rgba(238, 235, 232, 255), stop:1 rgba(255, 255, 255, 255));
	border: 1px solid gray;
	border-radius: 2px;
}

QPushButton:pressed 
{	
	background-color: rgb(140, 223, 255);
 }</string>
       </property>
       <property name="text">
        <string>OK</string>
       </property>
      </widget>
     </item>
    </layout>
   </item>
  </layout>
 </widget>
 <resources/>
 <connections/>
</ui>
